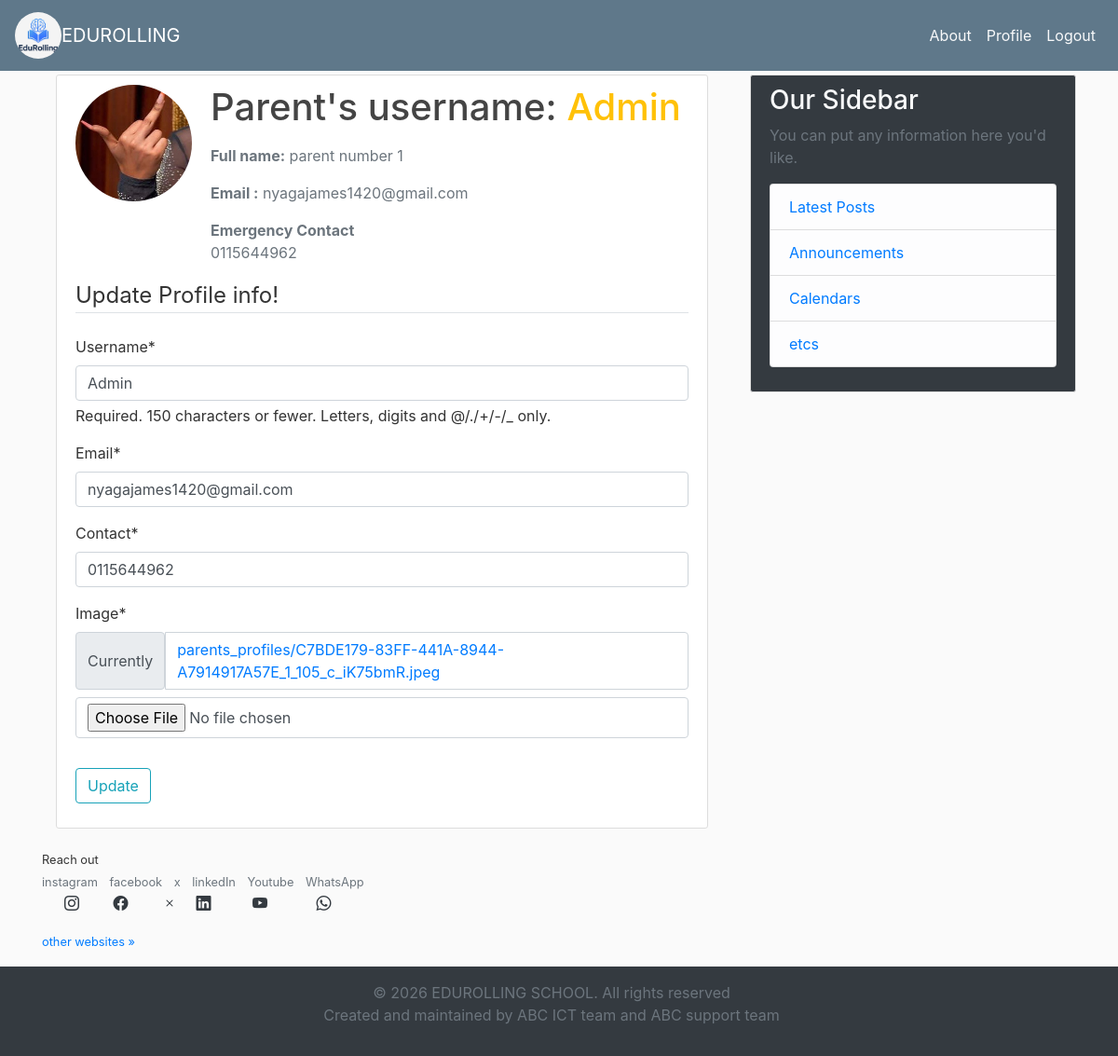
/edurolling/parents/profile_update/ (signed in), run on the app's committed database.
### school/models.py (models this page shows, shortened)
class School(models.Model):
    name = models.CharField(max_length=200)
    code = models.CharField(max_length=50, unique=True)
    slug = models.SlugField(max_length=50, unique=True, blank=True)
    active = models.BooleanField(default=True)
    created_at = models.TimeField(default=timezone.now)

### parents/models.py (models this page shows, shortened)
class Parent(models.Model):
    user = models.OneToOneField(User, on_delete=models.CASCADE,related_name='parent')
    school = models.ForeignKey(School, on_delete=models.CASCADE)
    username = models.CharField(max_length=100)
    full_name = models.CharField(max_length=100, default=None)
    contact = models.CharField(max_length=10)
    My_Student_Adm_No = models.ForeignKey(Student, on_delete=models.SET_NULL, null=True)

class Profile(models.Model):
    parent = models.OneToOneField(Parent, on_delete=models.CASCADE)
    image = models.ImageField(default='parents_default_img.jpeg', upload_to='parents_profiles')

### parents/views.py (the view)
@login_required
def ParentsProfileUpdate(request, school_slug):
    school = get_object_or_404(School, slug=school_slug)
    parent = getattr(request.user, 'parent', None)
    if not parent:
        return render(request, 'parents/parents_error.html')
    if request.method == 'POST':
        u_form = ParentsUpdateForm(request.POST, instance=request.user)
        pr_form = ParentUpdateForm(request.POST, instance=parent)
        p_form = ParentProfileUpdateForm(request.POST, request.FILES, instance=parent.profile)
        if all([u_form.is_valid(), pr_form.is_valid(), p_form.is_valid()]):
            u_form.save()
            pr_form.save()
            p_form.save()
            messages.success(request, 'Your profile has been updated successifuly!')
            return redirect('parents-profile', school_slug=school.slug)
    else:
        u_form = ParentsUpdateForm(instance=request.user)
        pr_form = ParentUpdateForm(instance=parent)
        p_form = ParentProfileUpdateForm(instance=parent.profile)
    context = {
        'parent':parent,
        'u_form':u_form,
        'pr_form':pr_form,
        'p_form':p_form,
        'school':school
    }
    return render(request, 'parents/profile_update.html', context)

### parents/forms.py
class ParentsUpdateForm(forms.ModelForm):
    email = forms.EmailField()
    class Meta:
        model = User
        fields = ['username','email']

class ParentUpdateForm(forms.ModelForm):
    class Meta:
        model = Parent
        fields = ['contact']

### school/context_processors.py (called while the page is built)
def school_context(request):
    school = School.objects.filter(code='EDU001').first()
    return {'school': school}

### parents/templates/parents/profile_update.html (shortened to what this page needs)
{% extends 'blog/base.html'%}
{%load static%}
{%load crispy_forms_tags %}
{%block content%}
   <div class="container">
    <div class="content-section">
        <div class="media">
            <img  class="rounded-circle account-img" src="{{ parent.profile.image.url  }}"alt="">
                <div class="media-body">
                    <h1 class="account-heading">Parent's username: <span class="text-warning">{{request.user.username}}</span></p></h1>
                    <p class="text-secondary"><strong>Full name:</strong> {{parent.full_name}}</p>
                    <p class="text-secondary"><strong>Email :</strong> {{request.user.email}}</p>
                    <p class="text-secondary"><strong>Emergency Contact <br></strong> {{parent.contact}}</p>
                </div>
        </div>
        <form method="POST" enctype="multipart/form-data">
            <fieldset class="form-group">
                <legend class="border-bottom mb-4">Update Profile info!</legend>
                {{ u_form|crispy }}
                {{ pr_form|crispy }}
                {{ p_form|crispy }}
            </fieldset>
            <div class="form-group">
                <button class="btn btn-outline-info" type="submit">Update</button>
            </div>
        </form>
    </div>
   </div>
{%endblock content%}

### blog/templates/blog/base.html (shortened to what this page needs)
{% load static %}
<!DOCTYPE html>
<html>
<head>
    <link rel="stylesheet" href="https://cdn.jsdelivr.net/npm/bootstrap@4.0.0/dist/css/bootstrap.min.css">
    <link rel="stylesheet" href="https://cdn.jsdelivr.net/npm/bootstrap-icons@1.3.0/font/bootstrap-icons.css">
    <link rel="stylesheet" type="text/css" href="{% static 'blog/main.css' %}">
</head>
<body>
    <nav class="navbar navbar-expand-md navbar-dark bg-steel fixed-top">
          <a class="navbar-brand d-flex align-items-center"  href="/{{ school.slug }}/">
              <img src="{% static 'blog/logo.jpeg' %}" alt="School Logo"
                  class="rounded-circle me-2" height="50" width="50">
                  <span class="navbar-brand mr-2">{{ school.name }}</span>
            </a>
              <div class="collapse navbar-collapse" id="navbarToggle">
    <div class="navbar-nav mr-auto">
        <a class="nav-item nav-link text-light" href="{% url 'blog-about' school_slug=school.slug %}">
            About
        </a>
    </div>
    <div class="navbar-nav">
        {% if user.is_authenticated %}
            {% if user.student %}
                <a class="nav-item nav-link text-light"
                   href="{% url 'students-profile' school_slug=school.slug %}">
                    Profile
                </a>
            {% elif user.parent %}
                <a class="nav-item nav-link text-light"
                   href="{% url 'parents-profile' school_slug=school.slug %}">
                    Profile
                </a>
            {% elif user.teacher %}
                <a class="nav-item nav-link text-light"
                   href="{% url 'teachers-profile' school_slug=school.slug %}">
                    Profile
                </a>
            {% endif %}
              <form action="{% url 'logout' %}" method="POST" style="display:inline;">
                  <button type="submit" class="nav-item nav-link text-light" style="background:none; border:none;">
                      Logout
                    </button>
              </form>
        {% else %}
            <a class="nav-item nav-link text-light" href="{% url 'login' %}">
                Login
            </a>
        {% endif %}
    </div>
</div>
    </nav>
    <main role="main" class="container">
      <div class="row">
        <div class="col-md-8">
            {% block content %}{% endblock %}
        </div>
        <div class="col-md-4">
          <div class="content-section bg-dark text-light">
            <h3 class="text-light">Our Sidebar</h3>
            <p class='text-muted text-light'>You can put any information here you'd like.
              <ul class="list-group">
                <li class="list-group-item list-group-item-light"><a href="{% url 'blog-latest-posts' school_slug=school.slug %}">Latest Posts</a></li>
                <li class="list-group-item list-group-item-light"> <a href="{% url 'blog-announcements' school_slug=school.slug %}">Announcements</a></li>
                <li class="list-group-item list-group-item-light"><a href="{% url 'blog-calendars' school_slug=school.slug %}">Calendars</a></li>
                <li class="list-group-item list-group-item-light"><a href="{% url 'blog-others' school_slug=school.slug %}">etcs</a></li>
              </ul>
            </p>
          </div>
        </div>
      </div>
    </main>
    <section>
      <div class="container">
        <div class="mb-3">
          <small>
            Reach out
          </small>
          <div class="row">
            <div class="col-md-8">
              <small class="text-muted">instagram</small>
              <small class="mr-2 ml-2 text-muted">facebook</small>
              <small class="text-muted">x</small>
              <small class="ml-2 text-muted">linkedIn</small>
              <small class="ml-2 text-muted">Youtube</small>
              <small class="ml-2 text-muted">WhatsApp</small>
            </div>
          </div>
          <div class="row">
            <div class="col-md-8">
              <a href="https://www.instagram.com/muchiri_james_254/#"><i class="bi bi-instagram text-dark mx-4"></i></a>
              <a target="_blank" href="https://web.facebook.com/profile.php?id=61558683462581"><i class="bi bi-facebook text-dark mx-2"></i></a>
              <a target="_blank" href="https://x.com/jamesny97150748"><i class="bi bi-x text-dark ml-4"></i></a>
              <a href="#"><i class="bi bi-linkedin text-dark mx-3"></i></a>
              <a target ='blank' href="http://youtube.com/@jamesnyaga463"><i class="bi bi-youtube text-dark ml-4"></i></a>
              <a target="_blank"  href="https://wa.me/qr/RCU46OUN5B3HI1"><i class="bi bi-whatsapp text-dark mx-4 ml-5"></i></a>
            </div>
          </div>
        </div>
      </div>
      <div class="container mb-3"><small><a target="_blank" href="https://rolling.pythonanywhere.com/" class="text-primary">other websites &raquo;</a></small></div>
    </section>
    <footer class="footer bg-dark text-light text-center p-3">
    <div class="container">
      <p class="text-muted mr-3">&copy; 2026 EDUROLLING SCHOOL. All rights reserved <br><span>Created and maintained by ABC ICT team and ABC support team</span></p>
    </footer>
  </body>
</html>

### blog/static/blog/main.css (style rules this page uses)
body { background: #fafafa; color: #333333; margin-top: 5rem; }
h1, h2, h3, h4, h5, h6 { color: #444444; }
.bg-steel { background-color: #5f788a; }
.content-section { background: #ffffff; padding: 10px 20px; border: 1px solid #dddddd; border-radius: 3px; margin-bottom: 20px; }
.account-img { height: 125px; width: 125px; margin-right: 20px; margin-bottom: 16px; }
.account-heading { font-size: 2.5rem; }

### data on the page
School: name "EDUROLLING"
Parent: profile.image (picture), full_name "parent number 1", contact "0115644962"

### other printed values
{{ request.user.username }} "Admin"
{{ request.user.email }} "nyagajames1420@gmail.com"
